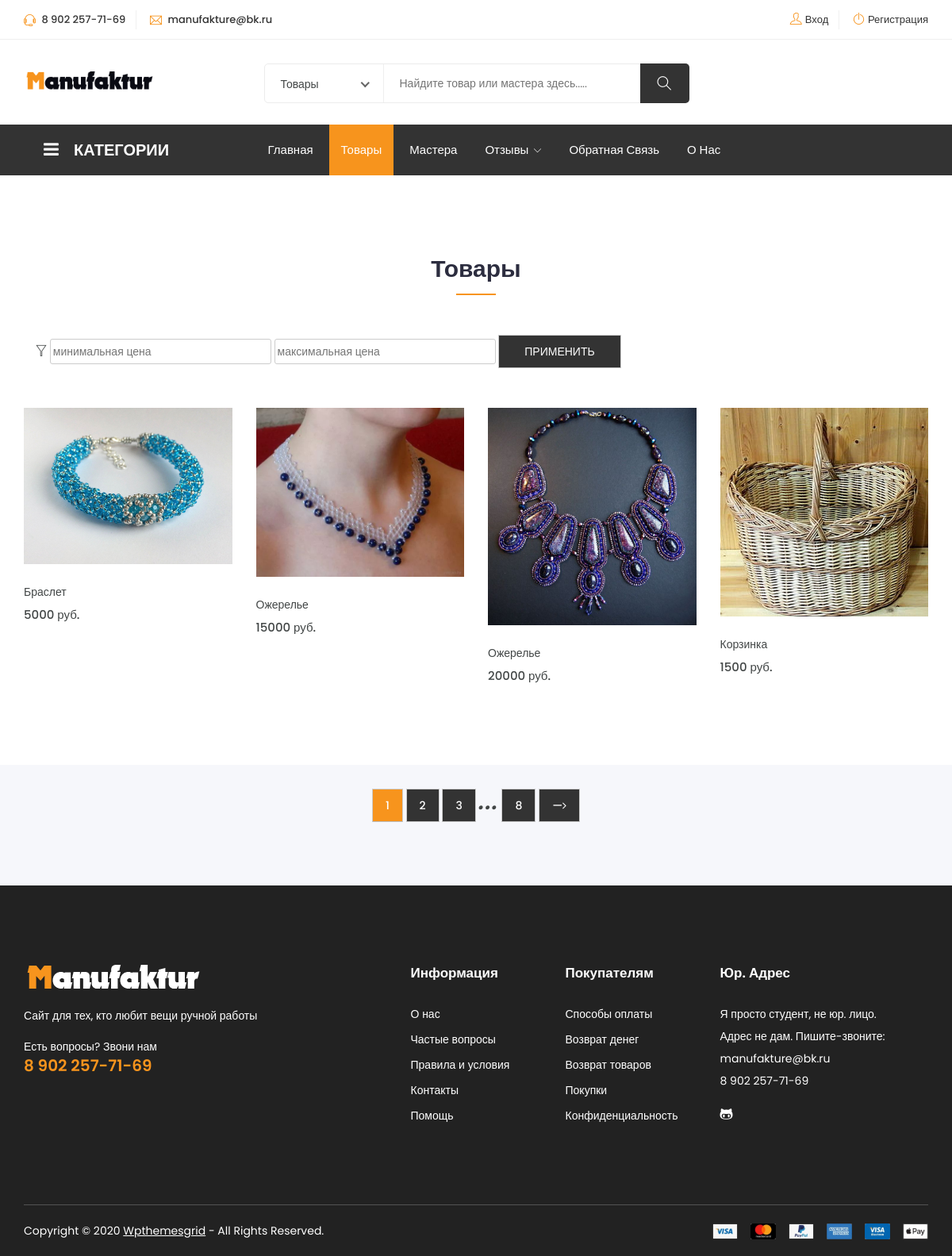
/search/, run on an earlier commit of the app's database.
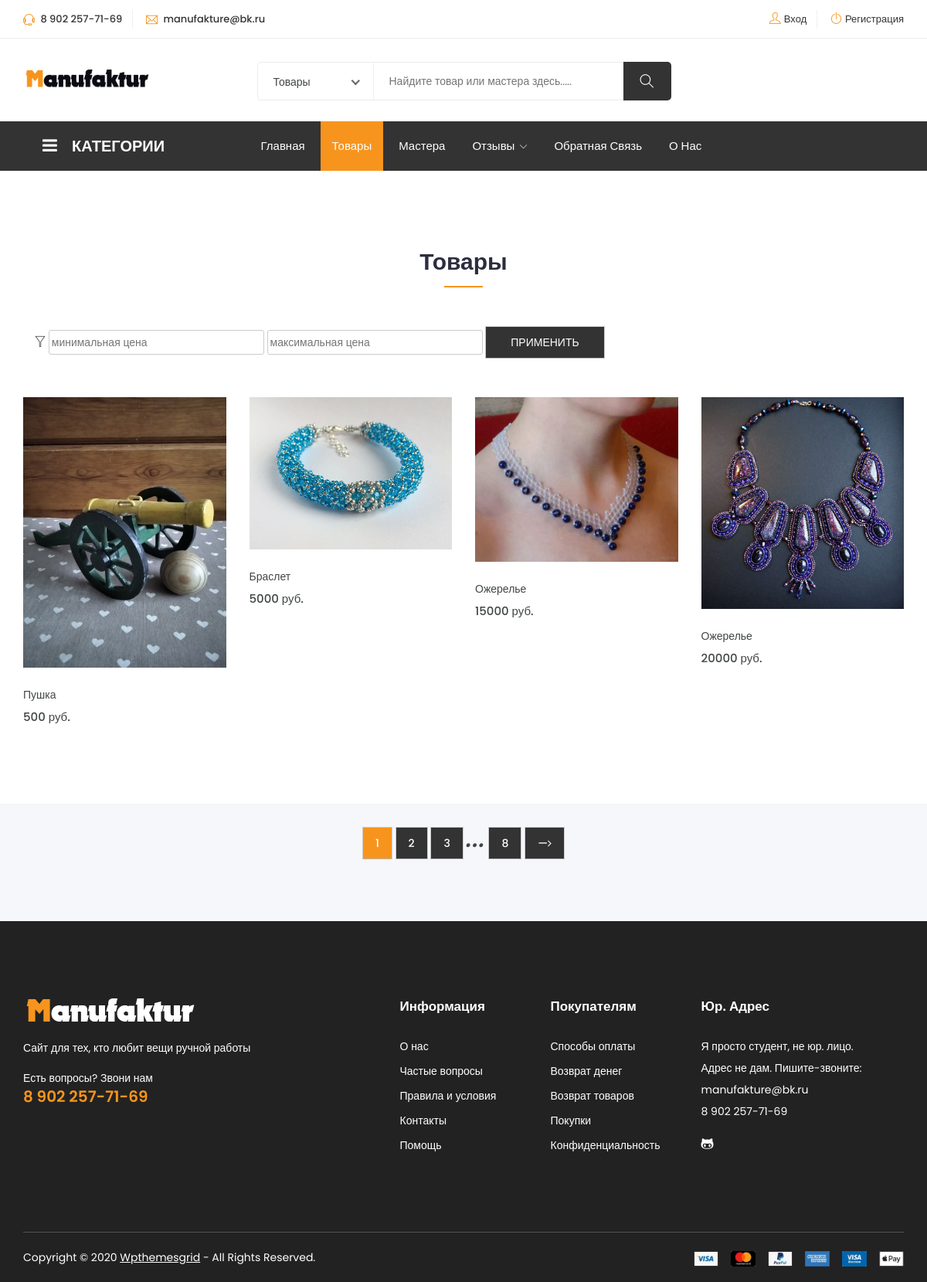
And on a later commit of the database.
### shop/models.py (models this page shows, shortened)
class Product(models.Model):
    salesman = models.ForeignKey(Salesman, on_delete=models.CASCADE)
    name = models.CharField(max_length=200)
    description = models.TextField()
    category = models.ForeignKey(Category, on_delete=models.CASCADE, null=True)
    price = models.PositiveIntegerField(default=1)
    main_photo = models.ImageField(upload_to="static/product_photo", null=True, blank=True)
    likes = models.ManyToManyField(CustomUser, related_name='like', blank=True)
    select = models.ManyToManyField(CustomUser, related_name='select', blank=True)
    add_date = models.DateTimeField(auto_now_add=True)
    moderate = models.BooleanField(default=False)

### shop/views.py (the view)
# urls.py: path('search/', search, name='search'),
def search(request):
    if request.method == 'POST':
        search_mode = request.POST.get('mode')
        limitation = _get_search_limitations(request)
        query = request.POST.get('search')
        if query == '':
            return products_page(request)
        sub_query_1 = query.lower()
        sub_query_2 = query.upper()
        if len(query) > 3:
            sub_query_2 = query[1:]
        if search_mode == 'product':
            lookup1 = Q(name=query)
            lookup2 = Q(name__icontains=query) | Q(name__icontains=sub_query_1) | Q(name__icontains=sub_query_2)
            lookup3 = Q(description__icontains=query) | Q(description__icontains=sub_query_1) | Q(description__icontains=sub_query_2)
            query_categories_1 = Category.objects.filter(lookup2)
            lookup4 = Q(category__in=query_categories_1)
            query_categories_2 = Category.objects.filter(lookup3)
            lookup5 = Q(category__in=query_categories_2)
            priorities = []
            for lookup in [lookup1, lookup2, lookup3, lookup4, lookup5]:
                priorities.append(Product.objects.filter(lookup & limitation).order_by('-add_date'))
            context = {'mode': search_mode,
                       'category': False,
                       'min_price': request.POST.get('min_price'),
                       'max_price': request.POST.get('max_price')}
            context = _get_page_products(request, priorities, context)
            if not request.user.is_anonymous:
                context['select_id_list'] = _get_select_products_id_list(request.user)
                context['like_id_list'] = _get_like_products_id_list(request.user)
            context['categories'] = categories = Category.objects.all()
            context['search_query'] = query
            context['parent_categories_id'] = _get_parent_categories_id(categories)
            return render(request, 'products.html', context)
        elif search_mode == 'salesman':
            user_lookup = Q(first_name__icontains=query) | Q(first_name__icontains=sub_query_1) | Q(first_name__icontains=sub_query_2)
            users = CustomUser.objects.filter(user_lookup)
            lookup1 = Q(user__in=users)
            lookup2 = Q(description__icontains=query) | Q(description__icontains=sub_query_1) | Q(description__icontains=sub_query_2)
            priorities = [Salesman.objects.filter(lookup1 & limitation),
                          Salesman.objects.filter(lookup2 & limitation)]
            context = {'mode': search_mode,
                       'search_query': query}
            context = _get_page_products(request, priorities, context)
            return render(request, 'salesmans.html', context)
    else:
        return products_page(request)

### templates/products.html (shortened to what this page needs)
{% extends "index.html" %}
{% load static %}
{% block CATEGORY %}
    <div class="col-lg-3">
        <div class="all-category">
            <h3 class="cat-heading">
                <i class="fa fa-bars" aria-hidden="true"></i>
                {% if category %}
                    {{ category.name }}
                {% else %}
                    КАТЕГОРИИ
                {% endif %}
            </h3>
        </div>
    </div>
{% endblock %}
{% block menu_home_button %}
<li><a href={% url 'home' %}>Главная</a></li>
{% endblock %}
{% block menu_product_button %}
<li class="active">
    <a href={% url 'products' %}>Товары</a>
</li>
{% endblock %}
{% block content %}
<div class="product-area section">
    <div class="container">
        <div class="row">
            <div class="col-12">
                <div class="section-title">
                    <h2>Товары</h2>
                </div>
            </div>
        </div>
        <div class="row">
            <div class="col-12">
                <div class="product-info">
                    <div class="col-lg-12 col-md-12 col-12">
                        <div class="checkout-form">
                            <form method="post">
                                <label><i class="ti-filter"></i></label>
                                <input type="number" name="change_min_price" min="0" {% if min_price %} placeholder="{{ min_price }}" {% else %} placeholder="минимальная цена" {% endif %}>
                                <input type="number" name="change_max_price" min="0" {% if max_price %} placeholder="{{ max_price }}" {% else %} placeholder="максимальная цена" {% endif %}>
                                <button class="btn" type="submit">Применить</button>
                            </form>
                        </div>
                    </div>
                    <div class="row">
                        {% for product in page %}
                            <div class="col-xl-3 col-lg-4 col-md-4 col-12">
                                <div class="single-product">
                                    <div class="product-img">
                                        <a href="{% url 'product_info' %}?product_id={{ product.id }}">
                                            <img class="default-img" src="/{{ product.main_photo }}" alt="#">
                                        </a>
                                        <div class="button-head">
                                            {% if not user.is_anonymous %}
                                                <div class="product-action">
                                                    {% if product.id in like_id_list %}
                                                        <div class="active">
                                                            <a class="active" href="{% url 'dislike' %}?product_id={{ product.id }}">
                                                                {{ product.likes.count }}
                                                                <i class="ti-heart"></i>
                                                                <span>Нравится</span>
                                                            </a>
                                                        </div>
                                                    {% else %}
                                                        <a href="{% url 'like' %}?product_id={{ product.id }}">
                                                            {{ product.likes.count }}
                                                            <i class="ti-heart"></i>
                                                            <span>Нравится</span>
                                                        </a>
                                                    {% endif %}
                                                </div>
                                                <div class="product-action-2">
                                                    {% if product.id in select_id_list %}
                                                        <a href="{% url 'del_from_cart' %}?product_id={{ product.id }}">Убрать из избранного</a>
                                                    {% else %}
                                                        <a href="{% url 'add_to_cart' %}?product_id={{ product.id }}">Добавить в избранное</a>
                                                    {% endif %}
                                                </div>
                                            {% else %}
                                                <div class="product-action">
                                                </div>
                                            {% endif %}
                                        </div>
                                    </div>
                                    <div class="product-content">
                                        <h3><a href="{% url 'product_info' %}?product_id={{ product.id }}">{{ product.name }}</a></h3>
                                        <div class="product-price">
                                            <span>{{ product.price }} руб.</span>
                                        </div>
                                    </div>
                                </div>
                            </div>
                        {% endfor %}
                    </div>
                </div>
            </div>
        </div>
    </div>
</div>
<div class="breadcrumbs">
    <div class="container">
        <div class="row">
            <div class="col-12">
                <div class="section-title">
                    <div class="page-navigation">
                        <form method="post">
                                {% for page_num in page_range %}
                                    {% if page_num > 0 %}
                                        {% if page_num is current_page_number %}
                                            <button class="btn-active" name="page" value="{{ page_num }}">
                                                {{ page_num }}
                                            </button>
                                        {% else %}
                                            <button class="btn" name="page" value="{{ page_num }}">
                                                {{ page_num }}
                                            </button>
                                        {% endif %}
                                    {% else %}
                                    <i style="font-size: 40px">...</i>
                                    {% endif %}
                                {% endfor %}
                                {% if has_next %}
                                    <button class="btn" name="page" value="{{ next_page_number }}">
                                        —<i class="fa fa-angle-right"></i>
                                    </button>
                                {% endif %}
                        </form>
                    </div>
                </div>
            </div>
        </div>
    </div>
</div>
{% endblock %}

What changed in the data, as far as the page shows it:
no longer on this page (row edited): Product: main_photo (picture), name "Корзинка", price "1500"
added Product: main_photo (picture), name "Пушка", price "500"
